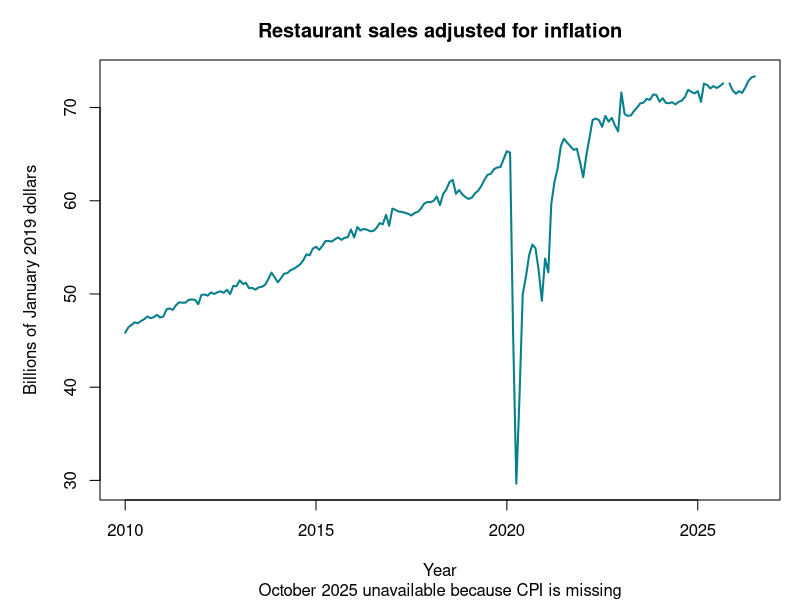
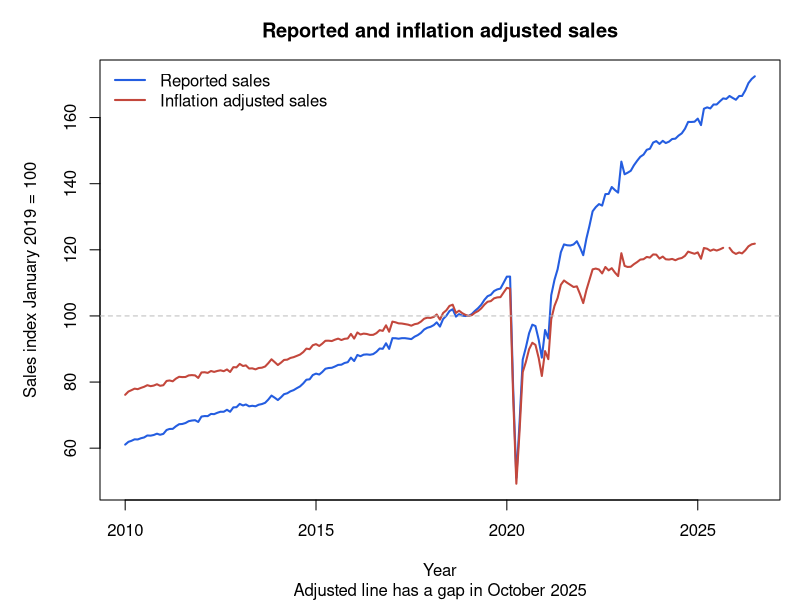
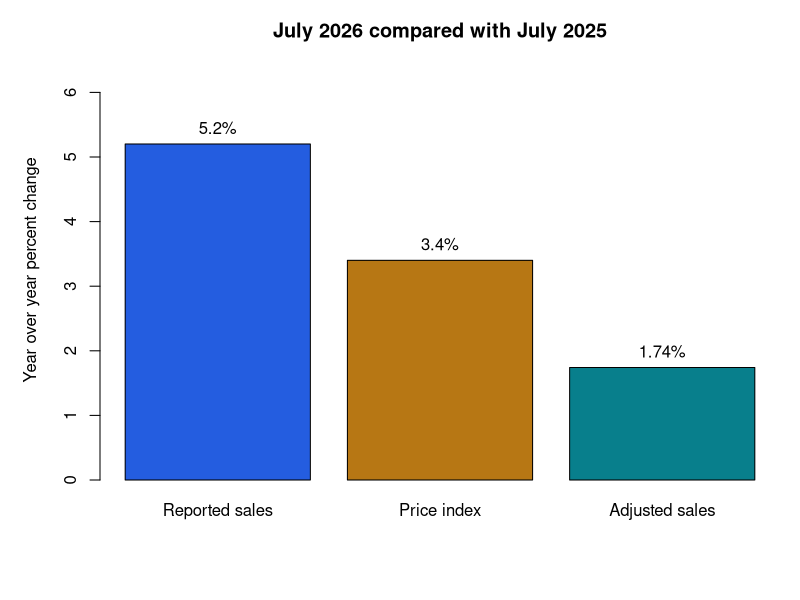

These figures' R source, in order:
# Restaurant sales and inflation project
# Run from the project root in RStudio: source("scripts/analyze_restaurant_sales.R")
# Uses base R only. Saved data snapshot downloaded September 29, 2026.

dir.create("data/processed", recursive = TRUE, showWarnings = FALSE)
dir.create("outputs", recursive = TRUE, showWarnings = FALSE)

sales <- read.csv("data/raw/MRTSSM722USS.csv", na.strings = c("", ".", "NA"))
cpi <- read.csv("data/raw/CUSR0000SEFV.csv", na.strings = c("", ".", "NA"))
sales$observation_date <- as.Date(sales$observation_date)
cpi$observation_date <- as.Date(cpi$observation_date)
stopifnot(!anyNA(sales$observation_date), !anyNA(cpi$observation_date))
stopifnot(!anyDuplicated(sales$observation_date), !anyDuplicated(cpi$observation_date))
stopifnot(is.numeric(sales$MRTSSM722USS), is.numeric(cpi$CUSR0000SEFV))
stopifnot(all(sales$MRTSSM722USS > 0), all(cpi$CUSR0000SEFV > 0, na.rm = TRUE))

monthly <- merge(sales, cpi, by = "observation_date", all.x = TRUE, sort = TRUE)
stopifnot(nrow(monthly) == nrow(sales))
base_month <- as.Date("2019-01-01")
base_row <- which(monthly$observation_date == base_month)
stopifnot(length(base_row) == 1L)
base_cpi <- monthly$CUSR0000SEFV[base_row]
base_sales <- monthly$MRTSSM722USS[base_row]
stopifnot(!is.na(base_cpi), base_cpi > 0)

monthly$real_sales <- monthly$MRTSSM722USS * base_cpi / monthly$CUSR0000SEFV
monthly$reported_index <- monthly$MRTSSM722USS / base_sales * 100
monthly$real_index <- monthly$real_sales / base_sales * 100

prior_dates <- as.Date(paste0(as.integer(format(monthly$observation_date, "%Y")) - 1,
                             format(monthly$observation_date, "-%m-%d")))
prior_rows <- match(prior_dates, monthly$observation_date)
monthly$reported_growth_pct <- (monthly$MRTSSM722USS /
                                 monthly$MRTSSM722USS[prior_rows] - 1) * 100
monthly$inflation_pct <- (monthly$CUSR0000SEFV /
                           monthly$CUSR0000SEFV[prior_rows] - 1) * 100
monthly$real_growth_pct <- (monthly$real_sales /
                             monthly$real_sales[prior_rows] - 1) * 100

valid <- !is.na(monthly$real_sales)
stopifnot(max(abs(monthly$real_sales[valid] * monthly$CUSR0000SEFV[valid] /
                    base_cpi - monthly$MRTSSM722USS[valid])) < 1e-7)
stopifnot(abs(monthly$real_sales[base_row] - base_sales) < 1e-7)
growth_check <- ((1 + monthly$reported_growth_pct/100) /
                  (1 + monthly$inflation_pct/100) - 1) * 100
stopifnot(max(abs(growth_check - monthly$real_growth_pct), na.rm = TRUE) < 1e-7)
stopifnot(identical(is.na(monthly$real_sales), is.na(monthly$CUSR0000SEFV)))

latest <- monthly[which.max(monthly$observation_date), ]
summary <- data.frame(
  latest_month = as.character(latest$observation_date),
  reported_sales_billions = latest$MRTSSM722USS/1000,
  real_sales_billions = latest$real_sales/1000,
  reported_growth_pct = latest$reported_growth_pct,
  inflation_pct = latest$inflation_pct,
  real_growth_pct = latest$real_growth_pct,
  reported_change_since_jan2019_pct = latest$reported_index - 100,
  real_change_since_jan2019_pct = latest$real_index - 100
)
write.csv(monthly, "data/processed/monthly_analysis.csv", row.names = FALSE, na = "")
write.csv(summary, "outputs/latest_month_summary.csv", row.names = FALSE)
write.csv(monthly[is.na(monthly$CUSR0000SEFV), ],
          "outputs/missing_price_months.csv", row.names = FALSE, na = "")
print(summary)
cat("Sales rows:", nrow(sales), " CPI rows:", nrow(cpi),
    " Valid pairs:", sum(valid), "\n")

png("outputs/figure_1_real_sales_R.png", width = 2200, height = 1300, res = 250)
par(mar = c(5, 5, 3, 1))
plot(monthly$observation_date, monthly$real_sales/1000, type = "l", col = "#087F8C",
     lwd = 2, xlab = "Year", ylab = "Billions of January 2019 dollars",
     main = "Restaurant sales adjusted for inflation",
     sub = "October 2025 unavailable because CPI is missing")
dev.off()

png("outputs/figure_2_sales_index_R.png", width = 2200, height = 1300, res = 250)
par(mar = c(5, 5, 3, 1))
plot(monthly$observation_date, monthly$reported_index, type = "l", col = "#245DE0",
     lwd = 2, ylim = range(c(monthly$reported_index, monthly$real_index), na.rm = TRUE),
     xlab = "Year", ylab = "Sales index January 2019 = 100",
     main = "Reported and inflation adjusted sales",
     sub = "Adjusted line has a gap in October 2025")
lines(monthly$observation_date, monthly$real_index, col = "#C3473C", lwd = 2)
abline(h = 100, lty = 2, col = "gray")
legend("topleft", c("Reported sales", "Inflation adjusted sales"),
       col = c("#245DE0", "#C3473C"), lwd = 2, bty = "n")
dev.off()

png("outputs/figure_3_july_growth_R.png", width = 2200, height = 1300, res = 250)
par(mar = c(6, 5, 3, 1))
values <- c(latest$reported_growth_pct, latest$inflation_pct, latest$real_growth_pct)
positions <- barplot(values, names.arg = c("Reported sales", "Price index", "Adjusted sales"),
        col = c("#245DE0", "#B77714", "#087F8C"), ylim = c(0, max(values) * 1.25),
        ylab = "Year over year percent change", main = "July 2026 compared with July 2025")
text(positions, values, labels = paste0(round(values, 2), "%"), pos = 3)
dev.off()

cat("Saved processed data and all three charts.\n")
